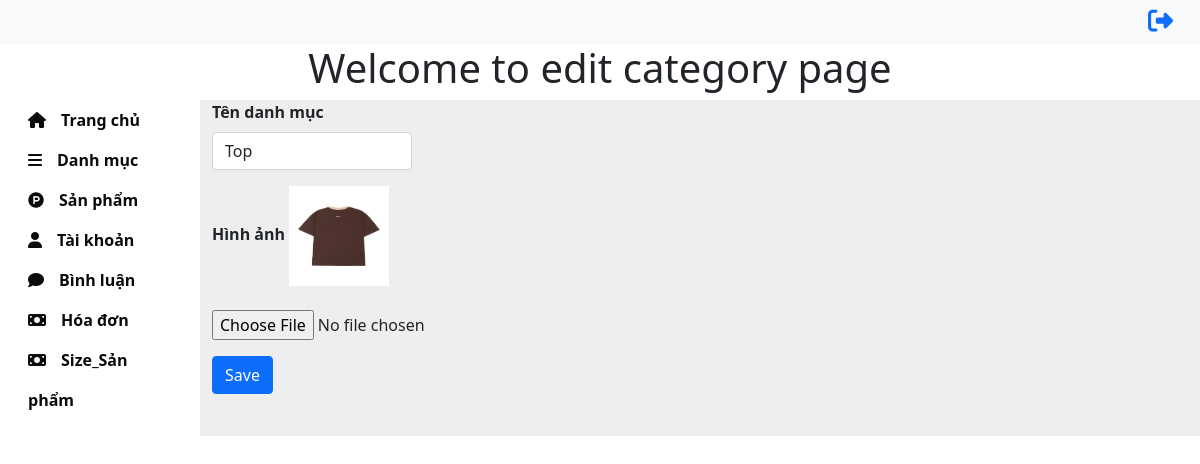
/admin/form_edit_danhmuc.php?MaDanhMuc=1, run on the app's committed database.
### tables this page shows
CREATE TABLE `danhmucsanpham` (
  `MaDanhMuc` int(11) NOT NULL,
  `TenDanhMuc` varchar(255) NOT NULL,
  `HinhAnh` varchar(100) NOT NULL
);

### admin/controller_admin/controller.php (called while the page is built, shortened)
<?php
    require_once '../lib/db.php';
    function TruyVan($sql){
        global $conn;
        $kq = '';
        $sta = $conn->prepare($sql);
        $sta->execute();
        if($sta->rowCount() > 0){
            $kq = $sta->fetchAll(PDO:: FETCH_ASSOC);
        }
        return $kq;
    }
?>

### admin/form_edit_danhmuc.php (the view, shortened to what this page needs)
<?php
    require_once 'req_admin/header_admin.php';
    require_once './controller_admin/controller.php';
?>
<div class="jumbotron text-center">
  <h1>Welcome to edit category page</h1>
</div>
<div class="container-fluid">
  <div class="row">
    <div class="col-sm-2">
      <?php
       require_once 'req_admin/left_admin.php';
      ?>
    <div class="col-sm-10" style = "background-color:#EEEEEE">
    <?php
        $id = $_GET['MaDanhMuc'];
        $sql = "select * from danhmucsanpham where MaDanhMuc = '$id'";
        $temp = TruyVan($sql);
        foreach($temp as $row){
    ?>
        <form action = "" method = "post" enctype = "multipart/form-data">
            <div class="mb-3">
                <label class="form-label fw-bold">Tên danh mục</label>
                <input type="text" class="form-control" name = "tendanhmuc" required value = "<?php echo $row['TenDanhMuc']?>">
            </div>
            <div class="mb-3">
                <label class="form-label fw-bold">Hình ảnh</label>
                <img src="<?php echo$row['HinhAnh'].'"'?> alt="" style = "width:100px; height:100px"><br/><br/>
                <input type="file" name = "file" required value = "<?php echo$row['HinhAnh']?>">
            </div>
            <button type="submit" class="btn btn-primary" name = "edit">Save</button>
        </form>
      <?php } ?>
    </div>
<?php
    require_once './controller_admin/controller.php';
?>

### admin/req_admin/header_admin.php (style rules this page uses)
.form-control { width: 200px; }

### data on the page
danhmucsanpham: tendanhmuc "Top", HinhAnh (picture)
